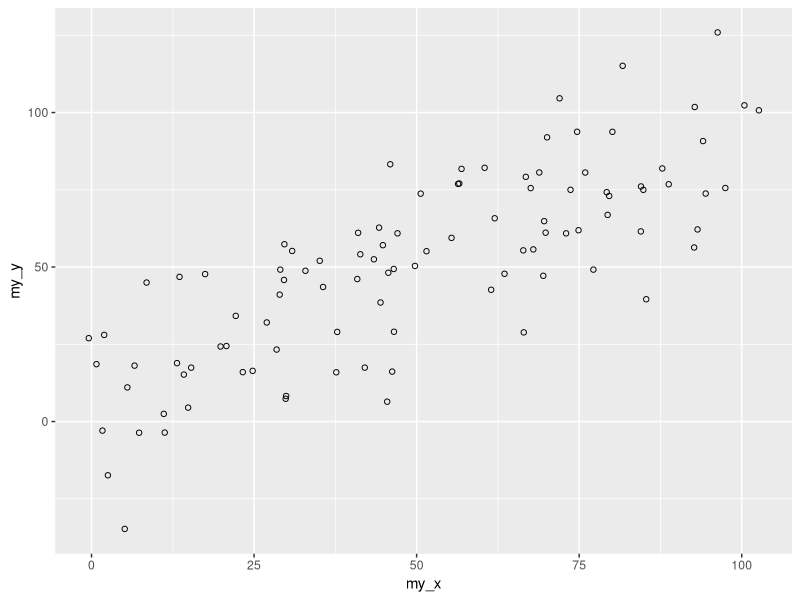
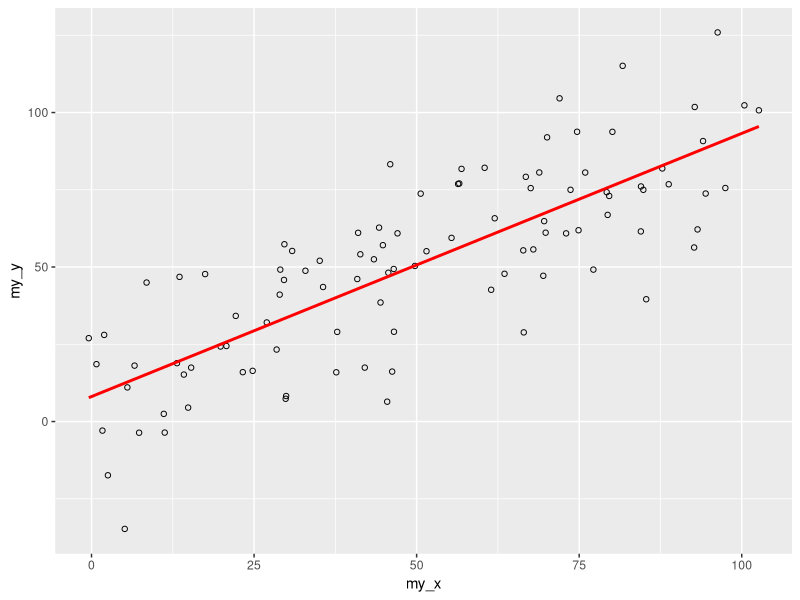
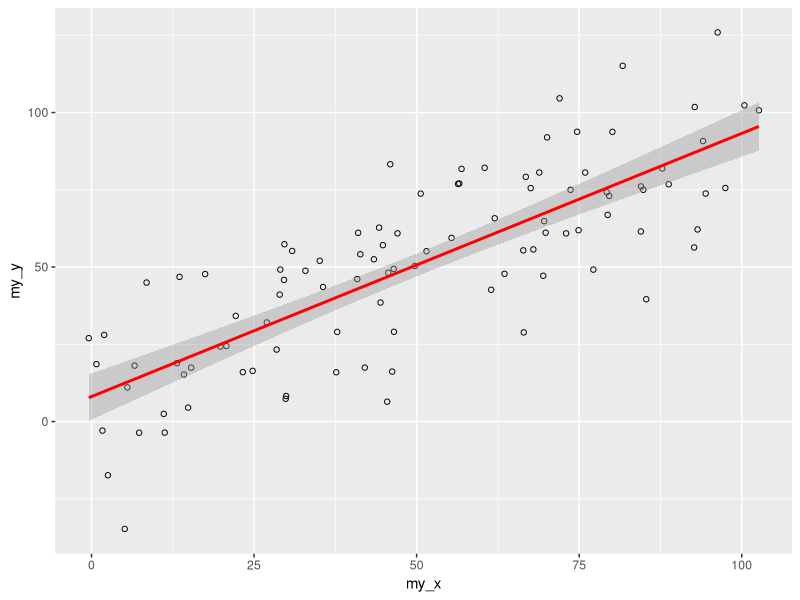

The R source for these figures, in order:
# Data
library(ggplot2)
data=data.frame(cond = rep(c("condition_1", "condition_2"), each=10), my_x = 1:100 + rnorm(100,sd=9), my_y = 1:100 + rnorm(100,sd=16) )
 
 # Basic scatter plot. Shape=1 is to have circles
ggplot(data, aes(x=my_x, y=my_y)) + geom_point(shape=1)

# Add a linear trend :
ggplot(data, aes(x=my_x, y=my_y)) +    geom_point(shape=1) +  geom_smooth(method=lm , color="red", se=FALSE)  # Add linear regression line 
 
 # Add a linear trend :
ggplot(data, aes(x=my_x, y=my_y)) +    geom_point(shape=1) +  geom_smooth(method=lm , color="red", se=TRUE)  # Add linear regression line 
 
 
